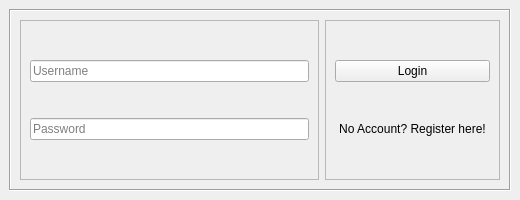
<?xml version="1.0" encoding="UTF-8"?>
<ui version="4.0">
 <class>Login</class>
 <widget class="QMainWindow" name="Login">
  <property name="geometry">
   <rect>
    <x>0</x>
    <y>0</y>
    <width>520</width>
    <height>200</height>
   </rect>
  </property>
  <property name="minimumSize">
   <size>
    <width>520</width>
    <height>200</height>
   </size>
  </property>
  <property name="windowTitle">
   <string>Login</string>
  </property>
  <widget class="QWidget" name="centralwidget">
   <layout class="QVBoxLayout" name="verticalLayout_3">
    <item>
     <widget class="QFrame" name="frame">
      <property name="frameShape">
       <enum>QFrame::Box</enum>
      </property>
      <property name="frameShadow">
       <enum>QFrame::Sunken</enum>
      </property>
      <layout class="QHBoxLayout" name="horizontalLayout">
       <item>
        <widget class="QFrame" name="frame_2">
         <property name="frameShape">
          <enum>QFrame::StyledPanel</enum>
         </property>
         <property name="frameShadow">
          <enum>QFrame::Raised</enum>
         </property>
         <layout class="QVBoxLayout" name="verticalLayout">
          <item>
           <widget class="QLineEdit" name="usernameLineEdit">
            <property name="maxLength">
             <number>16</number>
            </property>
            <property name="placeholderText">
             <string>Username</string>
            </property>
           </widget>
          </item>
          <item>
           <widget class="QLineEdit" name="passwordLineEdit">
            <property name="maxLength">
             <number>16</number>
            </property>
            <property name="echoMode">
             <enum>QLineEdit::Password</enum>
            </property>
            <property name="placeholderText">
             <string>Password</string>
            </property>
           </widget>
          </item>
         </layout>
        </widget>
       </item>
       <item>
        <widget class="QFrame" name="frame_3">
         <property name="frameShape">
          <enum>QFrame::StyledPanel</enum>
         </property>
         <property name="frameShadow">
          <enum>QFrame::Sunken</enum>
         </property>
         <property name="lineWidth">
          <number>1</number>
         </property>
         <layout class="QVBoxLayout" name="verticalLayout_2">
          <item>
           <widget class="QPushButton" name="loginButton">
            <property name="cursor">
             <cursorShape>PointingHandCursor</cursorShape>
            </property>
            <property name="text">
             <string>Login</string>
            </property>
           </widget>
          </item>
          <item>
           <widget class="QPushButton" name="goToRegisterButton">
            <property name="cursor">
             <cursorShape>PointingHandCursor</cursorShape>
            </property>
            <property name="text">
             <string>No Account? Register here!</string>
            </property>
            <property name="flat">
             <bool>true</bool>
            </property>
           </widget>
          </item>
         </layout>
        </widget>
       </item>
      </layout>
     </widget>
    </item>
   </layout>
  </widget>
  <action name="actionClose">
   <property name="text">
    <string>Close</string>
   </property>
  </action>
 </widget>
 <resources/>
 <connections/>
</ui>
